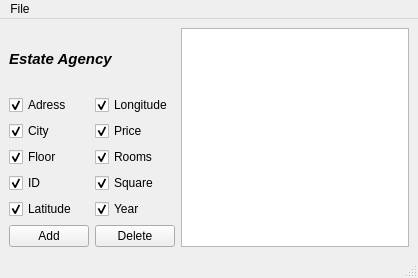
<?xml version="1.0" encoding="UTF-8"?>
<ui version="4.0">
 <class>MainWindow</class>
 <widget class="QMainWindow" name="MainWindow">
  <property name="geometry">
   <rect>
    <x>0</x>
    <y>0</y>
    <width>418</width>
    <height>278</height>
   </rect>
  </property>
  <property name="windowTitle">
   <string>MainWindow</string>
  </property>
  <widget class="QWidget" name="centralwidget">
   <layout class="QHBoxLayout" name="horizontalLayout">
    <item>
     <layout class="QGridLayout" name="gridLayout">
      <item row="6" column="1">
       <widget class="QCheckBox" name="sqCheckBox">
        <property name="text">
         <string>Square</string>
        </property>
        <property name="checked">
         <bool>true</bool>
        </property>
       </widget>
      </item>
      <item row="7" column="1">
       <widget class="QCheckBox" name="yearCheckBox">
        <property name="text">
         <string>Year</string>
        </property>
        <property name="checked">
         <bool>true</bool>
        </property>
       </widget>
      </item>
      <item row="4" column="0">
       <widget class="QCheckBox" name="cityCheckBox">
        <property name="text">
         <string>City</string>
        </property>
        <property name="checked">
         <bool>true</bool>
        </property>
       </widget>
      </item>
      <item row="1" column="0" colspan="2">
       <widget class="QLabel" name="label">
        <property name="font">
         <font>
          <pointsize>11</pointsize>
          <italic>true</italic>
          <bold>true</bold>
         </font>
        </property>
        <property name="text">
         <string>Estate Agency</string>
        </property>
       </widget>
      </item>
      <item row="3" column="0">
       <widget class="QCheckBox" name="adressCheckBox">
        <property name="text">
         <string>Adress</string>
        </property>
        <property name="checkable">
         <bool>true</bool>
        </property>
        <property name="checked">
         <bool>true</bool>
        </property>
       </widget>
      </item>
      <item row="5" column="0">
       <widget class="QCheckBox" name="floorCheckBox">
        <property name="text">
         <string>Floor</string>
        </property>
        <property name="checked">
         <bool>true</bool>
        </property>
       </widget>
      </item>
      <item row="3" column="1">
       <widget class="QCheckBox" name="longCheckBox">
        <property name="text">
         <string>Longitude</string>
        </property>
        <property name="checked">
         <bool>true</bool>
        </property>
       </widget>
      </item>
      <item row="4" column="1">
       <widget class="QCheckBox" name="priceCheckBox">
        <property name="text">
         <string>Price</string>
        </property>
        <property name="checked">
         <bool>true</bool>
        </property>
       </widget>
      </item>
      <item row="5" column="1">
       <widget class="QCheckBox" name="roomsCheckBox">
        <property name="text">
         <string>Rooms</string>
        </property>
        <property name="checked">
         <bool>true</bool>
        </property>
       </widget>
      </item>
      <item row="6" column="0">
       <widget class="QCheckBox" name="idCheckBox">
        <property name="text">
         <string>ID</string>
        </property>
        <property name="checked">
         <bool>true</bool>
        </property>
       </widget>
      </item>
      <item row="7" column="0">
       <widget class="QCheckBox" name="latCheckBox">
        <property name="text">
         <string>Latitude</string>
        </property>
        <property name="checked">
         <bool>true</bool>
        </property>
       </widget>
      </item>
      <item row="8" column="0">
       <widget class="QPushButton" name="addbutton">
        <property name="text">
         <string>Add</string>
        </property>
       </widget>
      </item>
      <item row="8" column="1">
       <widget class="QPushButton" name="deleteButton">
        <property name="text">
         <string>Delete</string>
        </property>
       </widget>
      </item>
     </layout>
    </item>
    <item>
     <widget class="QTableView" name="mainTableview">
      <property name="editTriggers">
       <set>QAbstractItemView::NoEditTriggers</set>
      </property>
      <property name="sortingEnabled">
       <bool>true</bool>
      </property>
     </widget>
    </item>
   </layout>
  </widget>
  <widget class="QMenuBar" name="menubar">
   <property name="geometry">
    <rect>
     <x>0</x>
     <y>0</y>
     <width>418</width>
     <height>17</height>
    </rect>
   </property>
   <widget class="QMenu" name="menuFile">
    <property name="title">
     <string>File</string>
    </property>
    <addaction name="actionOpen"/>
    <addaction name="actionSave"/>
    <addaction name="actionSave_as"/>
    <addaction name="separator"/>
    <addaction name="actionHelp"/>
   </widget>
   <addaction name="menuFile"/>
  </widget>
  <widget class="QStatusBar" name="statusbar"/>
  <action name="actionOpen">
   <property name="text">
    <string>Open</string>
   </property>
   <property name="iconVisibleInMenu">
    <bool>true</bool>
   </property>
  </action>
  <action name="actionHelp">
   <property name="text">
    <string>Help</string>
   </property>
   <property name="iconVisibleInMenu">
    <bool>false</bool>
   </property>
  </action>
  <action name="actionSave_as">
   <property name="text">
    <string>Save as</string>
   </property>
  </action>
  <action name="actionSave">
   <property name="text">
    <string>Save</string>
   </property>
  </action>
 </widget>
 <resources/>
 <connections/>
</ui>
